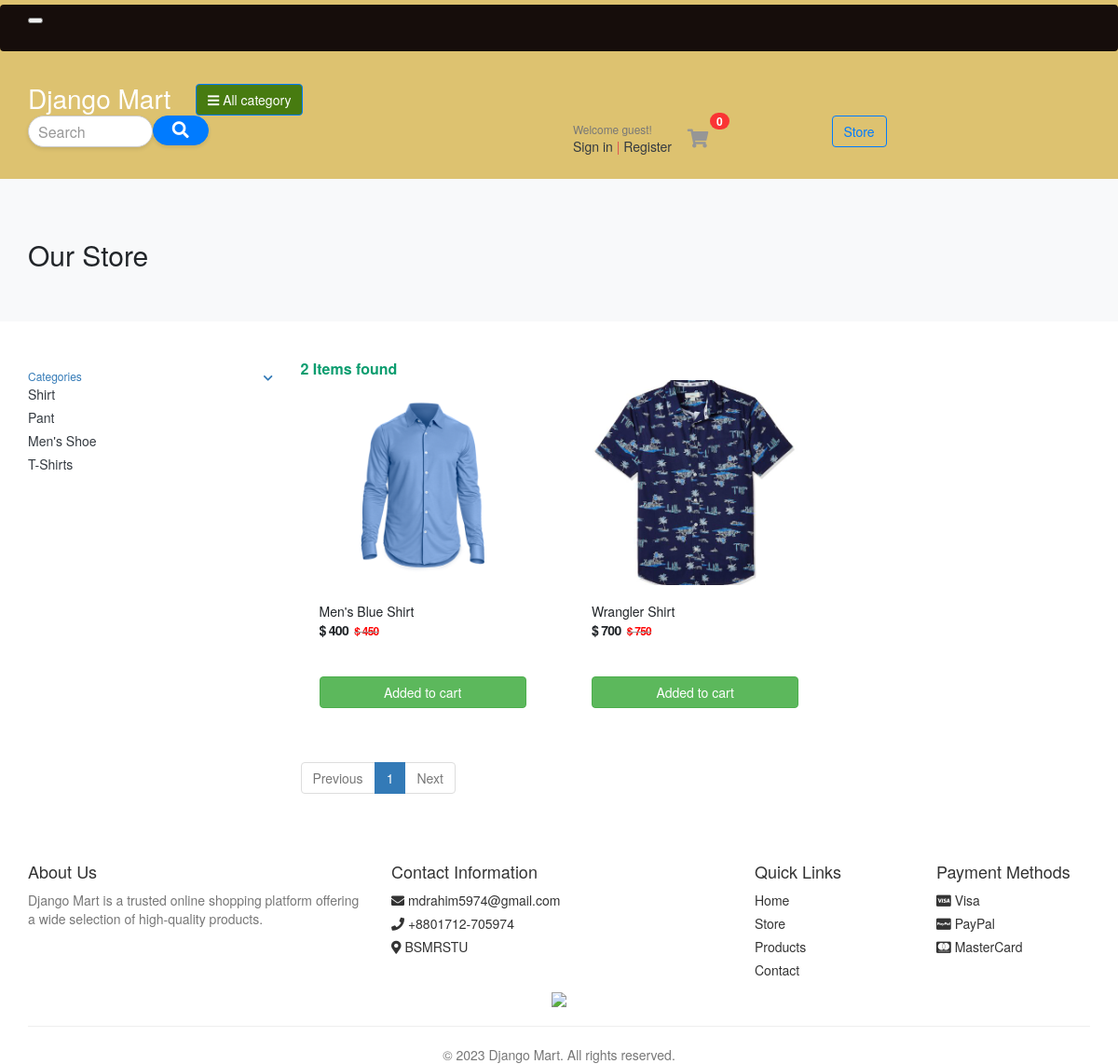
Screenshot of /store/category/shirt/ with the database file from the repository.
### category/models.py (models this page shows, shortened)
class Category(models.Model):
    category_name = models.CharField(max_length=100, unique=True)
    slug = models.SlugField(max_length=100, unique=True)
    description = models.TextField(max_length=255, blank=True)
    cat_image = models.ImageField(upload_to='photos/categories', blank=True)

### store/models.py (models this page shows, shortened)
class Product(models.Model):
    product_name = models.CharField(max_length=100, unique=True)
    slug = models.SlugField(max_length=100, unique=True)
    description = models.TextField(max_length=255, blank=True)
    price = models.IntegerField()
    image = models.ImageField(upload_to='photos/products')
    stock = models.IntegerField()
    is_available= models.BooleanField(default=True)
    category = models.ForeignKey(Category, on_delete=models.CASCADE)
    created_date = models.DateTimeField(auto_now_add=True)
    modified_date = models.DateTimeField(auto_now=True)

### store/views.py (the view, shortened to what this page needs)
# urls.py: path('', views.stores, name='store'),
def stores(request, category_slug=None):
    if category_slug:
        category = get_object_or_404(Category, slug=category_slug)
        products = Product.objects.filter(is_available=True, category=category)
        page = request.GET.get('page')
        paginator = Paginator(products, 3)
        paged_products = paginator.get_page(page)
    categories = Category.objects.all()
    context = {'products': paged_products, 'categories': categories}
    return render(request, 'store/store.html', context)

### store/templates/store/store.html
{% extends 'base.html' %}
{% block body%}
<section class="section-pagetop bg">
	<div class="container">
		<h2 class="title-page">Our Store</h2>
	</div>
</section>
<section class="section-content padding-y">
	<div class="container">
		<div class="row">
			<aside class="col-md-3">
				<div class="card">
					<article class="filter-group">
						<header class="card-header">
							<a href="#" data-toggle="collapse" data-target="#collapse_1" aria-expanded="true" class="">
								<i class="icon-control fa fa-chevron-down"></i>
								<h6 class="title">Categories</h6>
							</a>
						</header>
						<div class="filter-content collapse show" id="collapse_1">
							<div class=" card-body">
								<ul class="list-menu">
									{% for item in categories %}
									<li><a href="{% url 'products_by_category' item.slug %}">{{item.category_name}} </a>
									</li>
									{% endfor %}
								</ul>
							</div>
						</div>
					</article>
				</div>
			</aside>
			<main class="col-md-9">
				<header class="border-bottom mb-4 pb-3">
					<div class="form-inline">
						<span class="mr-md-auto" style="font-size: 16px; color: #0c9d6f; font-weight: bold;">
							{{products | length}} Items found </span>
					</div>
				</header>
				<div class="row">
					{% for item in products %}
					<div class="col-md-4">
						<figure class="card card-product-grid">
							<div class="img-wrap">
								<img src="{{item.image.url}}">
							</div>
							<figcaption class="info-wrap">
								<div class="fix-height">
									<a href="{% url 'product_detail' item.category.slug item.slug %}" class="title">{{item.product_name}}</a>
									<div class="price-wrap mt-2">
										<span class="price">$ {{item.price}}</span>
										<del class="price-old"><span style="color: red;font-weight: bold;">$
												{{item.price|add:50}}</span></del>
									</div>
								</div>
								<a href="#" class="btn btn-block btn-success">Added to cart </a>
							</figcaption>
						</figure>
					</div>
					{% endfor %}
				</div>
				<nav class="mt-4" aria-label="Page navigation sample">
					<ul class="pagination">
						{% if products.has_previous %}
						<li class="page-item"><a class="page-link" href="?page={{products.previous_page_number}}">Previous</a>
						</li>
						{% else %}
						<li class="page-item disabled"><a class="page-link">Previous</a></li>
						{% endif %}
						{% for i in products.paginator.page_range %}
						<li class="page-item active"><a class="page-link" href="?page={{i}}">{{i}}</a></li>
						{% endfor %}
						{% if products.has_next %}
						<li class="page-item"><a class="page-link" href="?page={{products.next_page_number}}">Next</a>
						</li>
						{% else %}
						<li class="page-item disabled"><a class="page-link">Next</a></li>
						{% endif %}
					</ul>
				</nav>
			</main>
		</div>
	</div>
</section>
{% endblock %}

### static/css/ui.css (style rules this page uses)
html { font-family: "Inter", sans-serif; font-size: 15px; }
.img-wrap { text-align: center; display: block; }
.img-wrap img { max-width: 100%; }
.price-wrap { letter-spacing: -0.7px; }
.padding-y { padding-top: 40px; padding-bottom: 40px; }
figure { margin-bottom: 0; }
article:after, .form-group:after { display: block; clear: both; content: ""; }
.bg { background-color: #f8f9fa; }
.title-page { color: #212529; }
[class*=list-] li:after { visibility: hidden; display: block; content: ""; overflow: hidden; height: 0; clear: both; }
.list-menu { list-style: none; margin: 0; padding-left: 0; }
.list-menu li { margin-bottom: 5px; }
.list-menu a { color: #343a40; }
[class*=card-product] a.title { color: #212529; display: block; }
[class*=card-product] .img-wrap { overflow: hidden; position: relative; }
[class*=card-product] .img-wrap img { height: 100%; max-width: 100%; width: auto; display: inline-block; -o-object-fit: cover; object-fit: cover; }
.card-product-grid { margin-bottom: 20px; }
.card-product-grid .img-wrap { border-radius: 0.2rem 0.2rem 0 0; height: 220px; }
.card-product-grid .info-wrap { overflow: hidden; padding: 18px 20px; }
.card-product-grid .fix-height { height: 80px; overflow: hidden; }
.card .img-wrap { overflow: hidden; }
.price { font-weight: 600; color: #212529; }
.price-old { color: #969696; margin-left: 3px; font-size: 85%; }
.icon-control { margin-top: 5px; float: right; font-size: 80%; }
.card-header .title { margin-bottom: 0; line-height: 1.5; }
.filter-group { border-bottom: 1px solid #e4e4e4; }
.filter-group .card-header { border-bottom: 0; }
.filter-group:last-child { border-bottom: 0; }
.section-pagetop { padding: 45px 0; }

### rows the page displays
Category: category_name "Shirt"
Category: category_name "Pant"
Category: category_name "Men's Shoe"
Category: category_name "T-Shirts"
Product: image (picture), product_name "Men's Blue Shirt", price "400", price|add "450"
Product: image (picture), product_name "Wrangler Shirt", price "700", price|add "750"

### other values shown
{{ products | length }} "2"
{{ i }} "1"
